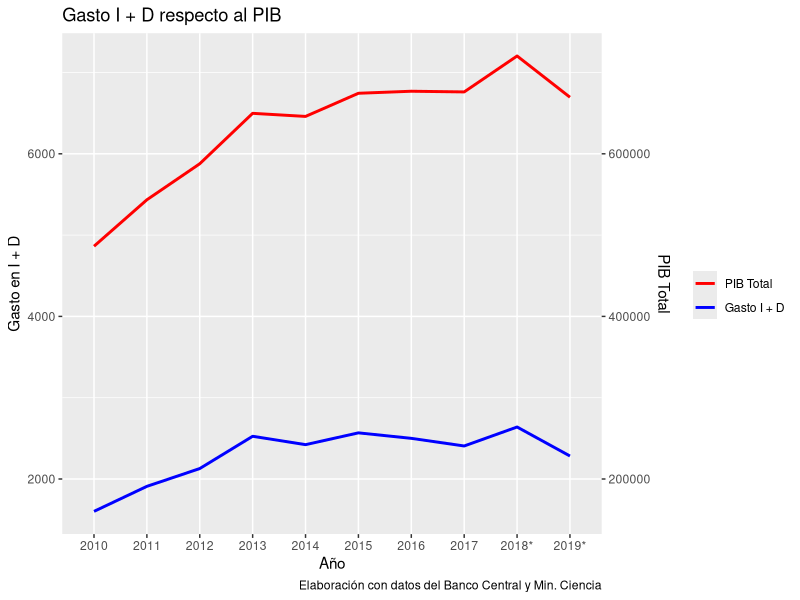

This chart was generated by the following R code:
## ---- chunk 1
knitr::opts_chunk$set(echo = FALSE)
## ---- chunk 2
# descripción de variables
library(tidyverse)
library(readxl)

desc.variables<-read_xlsx("2019-I-mas-D-descriptor-de-variables.xlsx")

view(desc.variables)

## ---- chunk 3

id.pib<-read_xlsx("idpib.xlsx", sheet = 1)

pib.total<- read_xlsx("idpib.xlsx", sheet = 2, col_types = "text")

pib.total<-pib.total[1,] %>% 
  gather(key = "...1", value = "Gasto Total" )

pib.total$`Gasto Total`<- as.numeric(pib.total$`Gasto Total`)

colnames(pib.total)[1]<- "anio"

colnames(id.pib)<- c("anio", "porcentaje")


id.respecto.pib<-left_join(id.pib, pib.total, "anio")

id.respecto.pib<-id.respecto.pib %>% 
  mutate(gastoID = porcentaje*`Gasto Total`)

colnames(id.respecto.pib)[3]<-"gasto.total"

## ---- chunk 4

ggplot(id.respecto.pib,aes(x = anio, group=1))+
  geom_line(aes(y= gasto.total/100, group=1, colour="PIB Total"), size=1)+
  geom_line(aes(y=gastoID,colour = "Gasto I + D" ), size=1)+ 
  scale_color_manual("", 
                     breaks = c("PIB Total", "Gasto I + D"),
                     values = c("red", "blue"))+
  scale_y_continuous(sec.axis = sec_axis(trans =~.*100,name = "PIB Total", labels = function(x) format(x, scientific = F)), labels = function(x) format(x, scientific = F))+
  labs(x = "Año",y = "Gasto en I + D", title = "Gasto I + D respecto al PIB", caption = "Elaboración con datos del Banco Central y Min. Ciencia")

